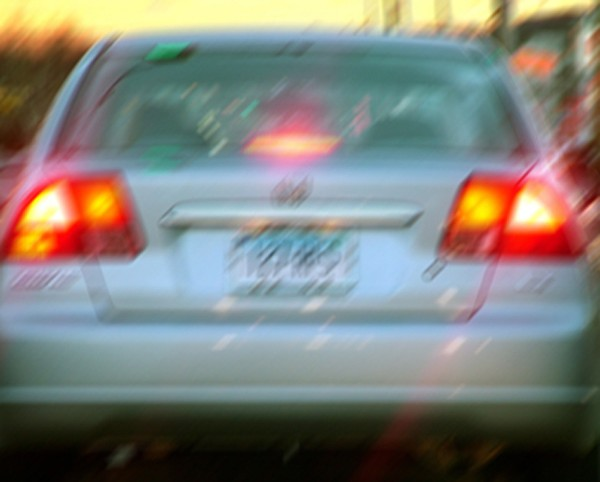
//> input picture Resources/licenseplate_motion.jpg, 600 x 482 px
$ ./main ../../../Resources/licenseplate_motion.jpg   (built with g++ and OpenCV 4)
//> lines starting //> are read from the running program, lines starting //| are printed output that depends on the picture
/*
 * Simple program to create
 * the Fourier spectra of an image
 */

#include <iostream>
#include <opencv2/core/core.hpp>
#include <opencv2/core/mat.hpp>
#include <opencv2/highgui/highgui.hpp>
#include <opencv2/imgproc/imgproc.hpp>

using namespace std;

void Ximgset(cv::Mat &imga)  // generates the image
{
  imga = 0;
  // rectangle coordinates
  int i1 = round((imga.rows) / 5), i2 = round(3 * (imga.cols) / 5),
      j1 = round((imga.rows) / 5), j2 = round(3 * (imga.cols) / 5);

  // circle radius
  int r = round(max(imga.rows, imga.cols) / 5);

  // draws rectangle
  cv::rectangle(imga, cv::Point(i1, j1), cv::Point(i2, j2), cv::Scalar(0.5),
                -1);

  // draws circle
  cv::circle(imga,
             cv::Point(round(5 * (imga.cols) / 8), round(3 * (imga.rows) / 5)),
             r, cv::Scalar(1.0), -1);
}

int main(int argc, char *argv[]) {
  // initial two images
  cv::Mat img, imgi;
  // image for Fourier spectrum, real and imaginary part, absolute values
  cv::Mat imgDFT, imgDFTr, imgDFTi, imgDFTa;
  int m = 320, n = 240;  // image dimensions and radius of blurring
  double mn, mx;         // minimal and maximal values

  // creates initial image
  if ((argc == 2) &&
      (!(imgi = cv::imread(argv[1], cv::IMREAD_GRAYSCALE)).empty())) {
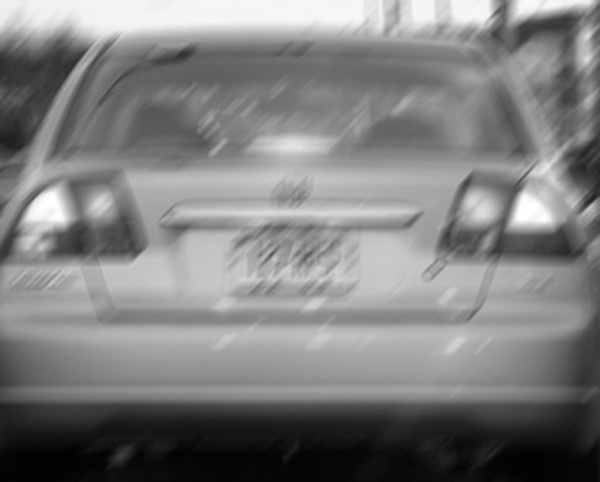
//> imgi: 482 rows x 600 cols, CV_8UC1; min 0, max 255, mean 126.2
    img = cv::Mat(cv::Size(imgi.cols, imgi.rows), CV_32FC1);
    imgi.convertTo(img, CV_32F);
    img = img / 255.0;
  } else {
    img = cv::Mat(cv::Size(m, n), CV_32FC1);
    Ximgset(img);
  }

  // displays image
  cv::namedWindow("Initial", cv::WINDOW_AUTOSIZE);
  cv::imshow("Initial", img);
  cv::namedWindow("Real DFT", cv::WINDOW_AUTOSIZE);
  cv::namedWindow("Imaginary DFT", cv::WINDOW_AUTOSIZE);
  cv::namedWindow("|DFT|", cv::WINDOW_AUTOSIZE);

  // Fourier transformed image, real and imaginary
  imgDFT = cv::Mat(cv::Size(img.cols, img.rows), CV_32FC2);
  imgDFTr = cv::Mat(cv::Size(img.cols, img.rows), CV_32FC1);
  imgDFTi = cv::Mat(cv::Size(img.cols, img.rows), CV_32FC1);
  imgDFTa = cv::Mat(cv::Size(img.cols, img.rows), CV_32FC1);

  // unoptimized Fourier Transform
  cv::dft(img, imgDFT, cv::DFT_COMPLEX_OUTPUT);

  // split it
  cv::split(imgDFT, std::vector{imgDFTr, imgDFTi});

  // [11 lines of commented-out code are left out]
  for (int row = 0; row < imgDFTa.rows; row++) {
    for (int col = 0; col < imgDFTa.cols / 2; col++) {
      float a1 = ((float *)(imgDFTr.data + row * imgDFTr.step))[col];
      float a2 = ((float *)(imgDFTi.data + row * imgDFTi.step))[col];
      int a3 = row + imgDFTa.rows / 2;
      if (a3 > (imgDFTa.rows - 1)) a3 -= imgDFTa.rows - 1;
      int a4 = col + imgDFTa.cols / 2;
      if (a4 > (imgDFTa.cols - 1)) a3 -= imgDFTa.cols - 1;
      ((float *)(imgDFTa.data + a3 * imgDFTa.step))[a4] =
          log(1 + sqrt(a1 * a1 + a2 * a2));
      ((float *)(imgDFTa.data + a3 * imgDFTa.step))[(imgDFTa.cols - 1) - a4] =
          log(1 + sqrt(a1 * a1 + a2 * a2));
      //((float*)(imgDFTa.data +
      // a3*imgDFTa.step))[(imgDFTa.cols-1)-a4]=(sqrt(a1*a1+a2*a2));
    }
  }

  // print the values
  for (int row = imgDFTa.rows / 2; row < imgDFTa.rows; row++) {
    for (int col = imgDFTa.cols / 2; col < imgDFTa.cols; col++) {
      float a3 = ((float *)(imgDFTa.data + row * imgDFTa.step))[col];

      // 3D case
      // cout << (row-imgDFTa.rows/2)*1.0/(imgDFTa.rows/2) << "  " <<
      // (col-imgDFTa.cols/2)*1.0/(imgDFTa.cols/2) << "  " << exp(a3)-1 <<
      // '\n';

      // 1D case + 3D
      float a1 = (row - imgDFTa.rows / 2) * 1.0 / (imgDFTa.rows / 2);
      float a2 = (col - imgDFTa.cols / 2) * 1.0 / (imgDFTa.cols / 2);
      cout << a1 << "  " << a2 << "  " << sqrt(a1 * a1 + a2 * a2) << "  "
           << exp(a3) - 1 << '\n';
    }
  }

  // mappping procedure
  cv::minMaxLoc(imgDFTa, &mn, &mx);
//> mn = 0; mx = 9.93
  // cout << mn << "  " << mx << '\n';
  imgDFTa = imgDFTa / ((mx - mn) - mn);

  // show them
  cv::imshow("Real DFT", imgDFTr);
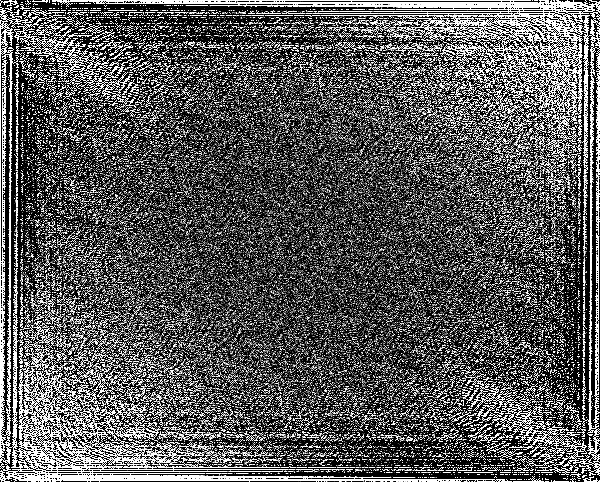
//> window 'Real DFT': 482 rows x 600 cols, CV_8UC1; min 0, max 255, mean 88.6
  cv::imshow("Imaginary DFT", imgDFTi);
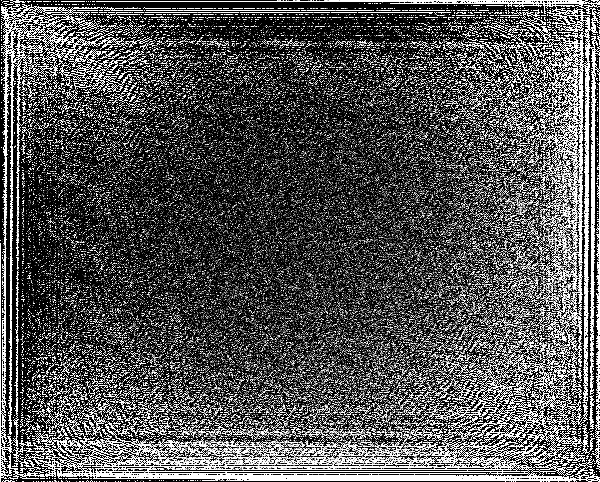
//> window 'Imaginary DFT': 482 rows x 600 cols, CV_8UC1; min 0, max 255, mean 83
  cv::imshow("|DFT|", imgDFTa);
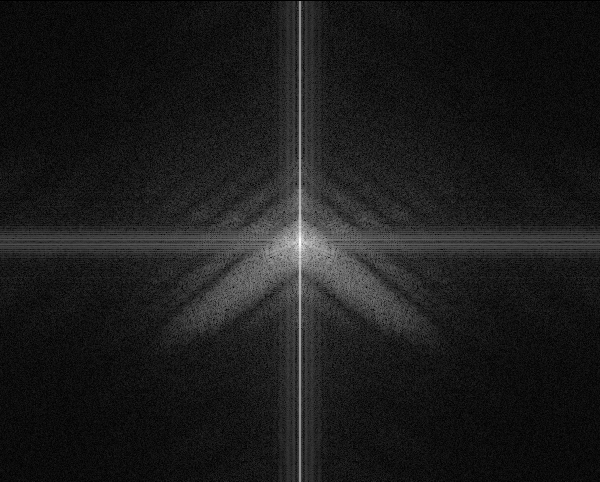
//> window '|DFT|': 482 rows x 600 cols, CV_8UC1; min 0, max 255, mean 27.7

  cv::waitKey(0);

  cv::destroyWindow("Initial");
  cv::destroyWindow("Real DFT");
  cv::destroyWindow("Imaginary DFT");
  cv::destroyWindow("|DFT|");

  return 0;
}
